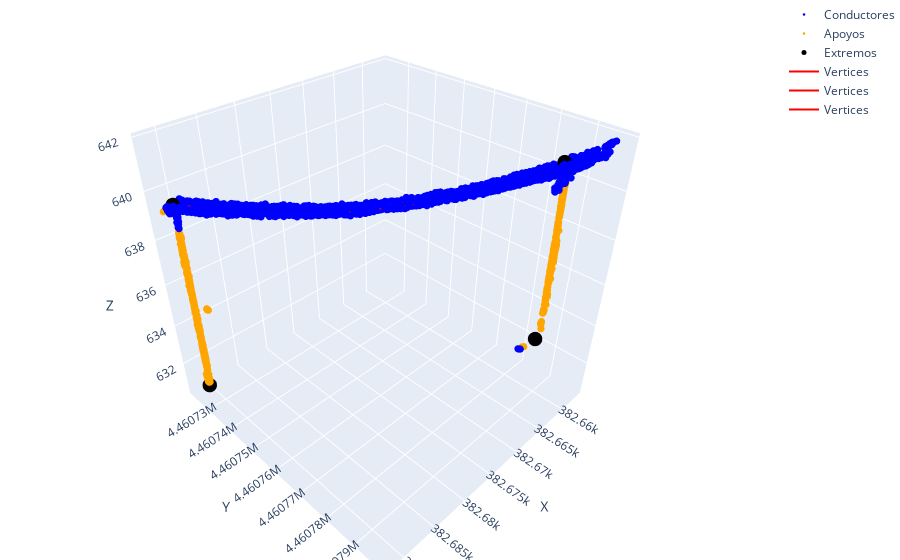
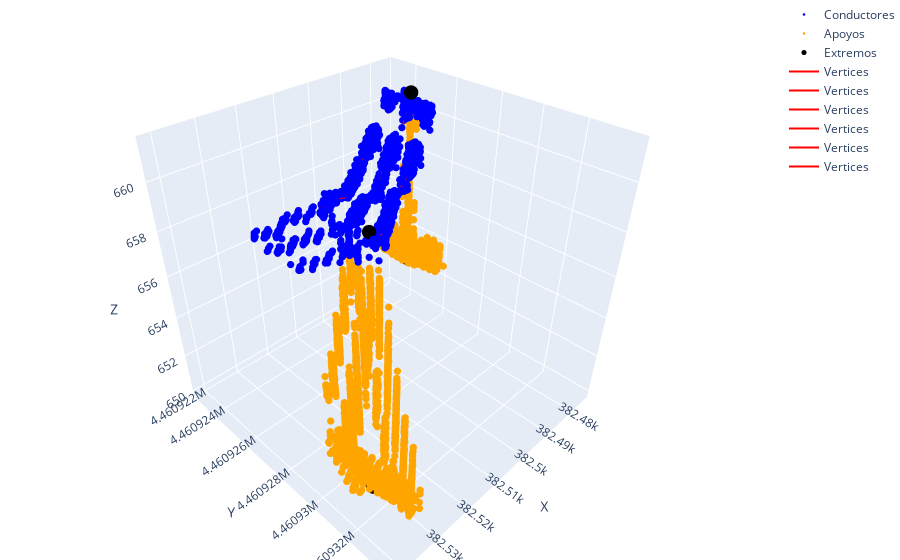
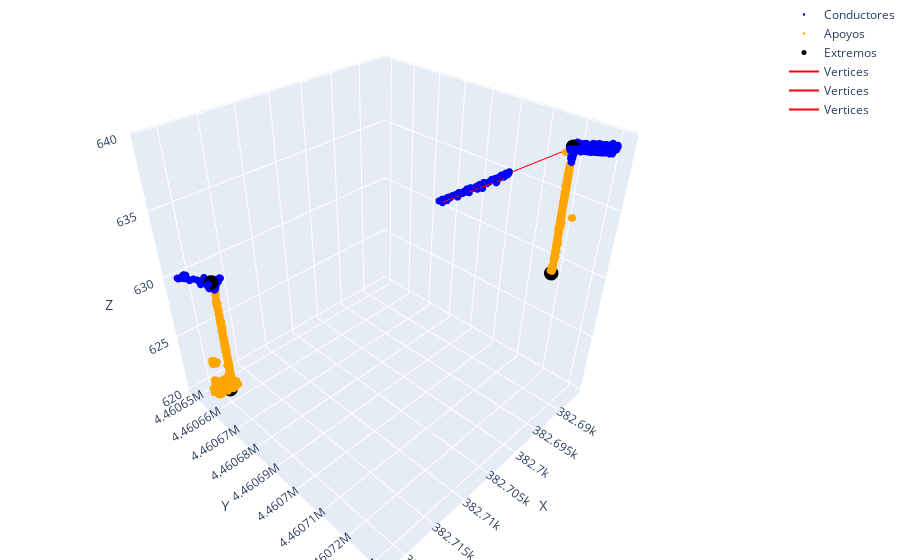

These figures' notebook cell, in order:
### Code cell
# Realizamos una visualización 3D de varios conductores
for i in range(25)[17:20]:
    
    print("Vano:", i)
    
    cond_values, apoyo_values, vert_values, extremos_values = extract_vano_values(data, i)
    
    plot_data(cond_values, apoyo_values, vert_values, extremos_values)

### Figure 1 — Plotly figure (JSON) as saved in the notebook; plotly's stock layout.template omitted (floating-point values rounded to 4 significant figures; data arrays with more than 128 entries replaced by an {"elided": "..."} marker saying what was removed)
{"data": [{"marker": {"color": "blue", "size": 2.5}, "mode": "markers", "name": "Conductores", "type": "scatter3d", "x": {"elided": "3450 float values"}, "y": {"elided": "3450 float values"}, "z": {"elided": "3450 float values"}}, {"marker": {"color": "orange", "size": 2.5}, "mode": "markers", "name": "Apoyos", "type": "scatter3d", "x": {"elided": "724 float values"}, "y": {"elided": "724 float values"}, "z": {"elided": "724 float values"}}, {"marker": {"color": "black", "size": 5}, "mode": "markers", "name": "Extremos", "type": "scatter3d", "x": [382700.0, 382700.0, 382700.0, 382700.0], "y": [4461000.0, 4461000.0, 4461000.0, 4461000.0], "z": [633.5, 641.2, 630.6, 639.4]}, {"marker": {"color": "red", "size": 5}, "mode": "lines", "name": "Vertices", "type": "scatter3d", "x": [382700.0, 382700.0, 382700.0, 382700.0, 382700.0, 382700.0, 382700.0, 382700.0, 382700.0, 382700.0], "y": [4461000.0, 4461000.0, 4461000.0, 4461000.0, 4461000.0, 4461000.0, 4461000.0, 4461000.0, 4461000.0, 4461000.0], "z": [639.4, 639.2, 639.2, 639.2, 639.3, 639.5, 639.8, 640.1, 640.5, 641.0]}, {"marker": {"color": "red", "size": 5}, "mode": "lines", "name": "Vertices", "type": "scatter3d", "x": [382700.0, 382700.0, 382700.0, 382700.0, 382700.0, 382700.0, 382700.0, 382700.0, 382700.0, 382700.0, 382700.0], "y": [4461000.0, 4461000.0, 4461000.0, 4461000.0, 4461000.0, 4461000.0, 4461000.0, 4461000.0, 4461000.0, 4461000.0, 4461000.0], "z": [639.4, 639.2, 639.2, 639.2, 639.2, 639.4, 639.6, 639.8, 640.2, 640.6, 641.0]}, {"marker": {"color": "red", "size": 5}, "mode": "lines", "name": "Vertices", "type": "scatter3d", "x": [382700.0, 382700.0, 382700.0, 382700.0, 382700.0, 382700.0, 382700.0, 382700.0, 382700.0, 382700.0, 382700.0], "y": [4461000.0, 4461000.0, 4461000.0, 4461000.0, 4461000.0, 4461000.0, 4461000.0, 4461000.0, 4461000.0, 4461000.0, 4461000.0], "z": [639.4, 639.2, 639.1, 639.1, 639.2, 639.3, 639.5, 639.8, 640.1, 640.6, 641.1]}], "layout": {"margin": {"b": 0, "l": 0, "r": 0, "t": 0}, "scene": {"xaxis": {"title": {"text": "X"}}, "yaxis": {"title": {"text": "Y"}}, "zaxis": {"title": {"text": "Z"}}}}}

### Figure 2 — Plotly figure (JSON) as saved in the notebook; plotly's stock layout.template omitted (floating-point values rounded to 4 significant figures; data arrays with more than 128 entries replaced by an {"elided": "..."} marker saying what was removed)
{"data": [{"marker": {"color": "blue", "size": 2.5}, "mode": "markers", "name": "Conductores", "type": "scatter3d", "x": {"elided": "4425 float values"}, "y": {"elided": "4425 float values"}, "z": {"elided": "4425 float values"}}, {"marker": {"color": "orange", "size": 2.5}, "mode": "markers", "name": "Apoyos", "type": "scatter3d", "x": {"elided": "8861 float values"}, "y": {"elided": "8861 float values"}, "z": {"elided": "8861 float values"}}, {"marker": {"color": "black", "size": 5}, "mode": "markers", "name": "Extremos", "type": "scatter3d", "x": [382500.0, 382500.0, 382500.0, 382500.0], "y": [4461000.0, 4461000.0, 4461000.0, 4461000.0], "z": [652.4, 660.8, 650.6, 661.3]}, {"marker": {"color": "red", "size": 5}, "mode": "lines", "name": "Vertices", "type": "scatter3d", "x": [382500.0, 382500.0], "y": [4461000.0, 4461000.0], "z": [660.4, 660.2]}, {"marker": {"color": "red", "size": 5}, "mode": "lines", "name": "Vertices", "type": "scatter3d", "x": [382500.0, 382500.0], "y": [4461000.0, 4461000.0], "z": [660.4, 660.2]}, {"marker": {"color": "red", "size": 5}, "mode": "lines", "name": "Vertices", "type": "scatter3d", "x": [382500.0, 382500.0], "y": [4461000.0, 4461000.0], "z": [660.4, 660.0]}, {"marker": {"color": "red", "size": 5}, "mode": "lines", "name": "Vertices", "type": "scatter3d", "x": [382500.0, 382500.0, 382500.0, 382500.0, 382500.0, 382500.0, 382500.0, 382500.0, 382500.0], "y": [4461000.0, 4461000.0, 4461000.0, 4461000.0, 4461000.0, 4461000.0, 4461000.0, 4461000.0, 4461000.0], "z": [659.6, 659.6, 659.6, 659.7, 659.9, 660.1, 660.5, 660.8, 661.3]}, {"marker": {"color": "red", "size": 5}, "mode": "lines", "name": "Vertices", "type": "scatter3d", "x": [382500.0, 382500.0, 382500.0, 382500.0, 382500.0, 382500.0, 382500.0, 382500.0, 382500.0, 382500.0], "y": [4461000.0, 4461000.0, 4461000.0, 4461000.0, 4461000.0, 4461000.0, 4461000.0, 4461000.0, 4461000.0, 4461000.0], "z": [659.6, 659.5, 659.5, 659.6, 659.7, 659.9, 660.1, 660.5, 660.9, 661.3]}, {"marker": {"color": "red", "size": 5}, "mode": "lines", "name": "Vertices", "type": "scatter3d", "x": [382500.0, 382500.0, 382500.0, 382500.0, 382500.0, 382500.0, 382500.0, 382500.0, 382500.0], "y": [4461000.0, 4461000.0, 4461000.0, 4461000.0, 4461000.0, 4461000.0, 4461000.0, 4461000.0, 4461000.0], "z": [659.6, 659.6, 659.6, 659.7, 659.9, 660.2, 660.5, 660.9, 661.3]}], "layout": {"margin": {"b": 0, "l": 0, "r": 0, "t": 0}, "scene": {"xaxis": {"title": {"text": "X"}}, "yaxis": {"title": {"text": "Y"}}, "zaxis": {"title": {"text": "Z"}}}}}

### Figure 3 — Plotly figure (JSON) as saved in the notebook; plotly's stock layout.template omitted (floating-point values rounded to 4 significant figures; data arrays with more than 128 entries replaced by an {"elided": "..."} marker saying what was removed)
{"data": [{"marker": {"color": "blue", "size": 2.5}, "mode": "markers", "name": "Conductores", "type": "scatter3d", "x": {"elided": "721 float values"}, "y": {"elided": "721 float values"}, "z": {"elided": "721 float values"}}, {"marker": {"color": "orange", "size": 2.5}, "mode": "markers", "name": "Apoyos", "type": "scatter3d", "x": {"elided": "2169 float values"}, "y": {"elided": "2169 float values"}, "z": {"elided": "2169 float values"}}, {"marker": {"color": "black", "size": 5}, "mode": "markers", "name": "Extremos", "type": "scatter3d", "x": [382700.0, 382700.0, 382700.0, 382700.0], "y": [4461000.0, 4461000.0, 4461000.0, 4461000.0], "z": [630.6, 639.4, 620.2, 629.9]}, {"marker": {"color": "red", "size": 5}, "mode": "lines", "name": "Vertices", "type": "scatter3d", "x": [382700.0, 382700.0], "y": [4461000.0, 4461000.0], "z": [636.0, 637.6]}, {"marker": {"color": "red", "size": 5}, "mode": "lines", "name": "Vertices", "type": "scatter3d", "x": [382700.0, 382700.0], "y": [4461000.0, 4461000.0], "z": [635.8, 637.5]}, {"marker": {"color": "red", "size": 5}, "mode": "lines", "name": "Vertices", "type": "scatter3d", "x": [382700.0, 382700.0], "y": [4461000.0, 4461000.0], "z": [635.8, 639.3]}], "layout": {"margin": {"b": 0, "l": 0, "r": 0, "t": 0}, "scene": {"xaxis": {"title": {"text": "X"}}, "yaxis": {"title": {"text": "Y"}}, "zaxis": {"title": {"text": "Z"}}}}}
